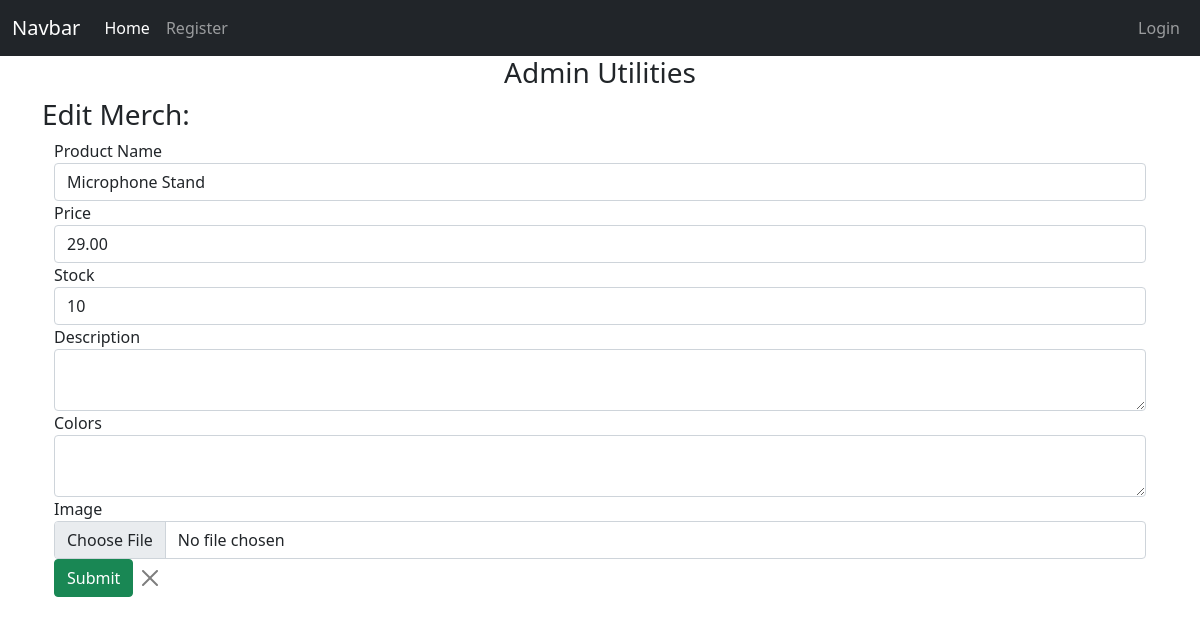
The app's page /updateproduct/3 with its own data.
### app/models.py (models this page shows, shortened)
class Product(db.Model):
    id = db.Column(db.Integer, primary_key=True)
    name = db.Column(db.String(200), nullable=False)
    price = db.Column(db.Numeric(10,2), nullable=False)
    stock = db.Column(db.Integer, nullable=False)
    colors = db.Column(db.Text, nullable=False)
    description = db.Column(db.Text, nullable=False)
    date_created = db.Column(db.DateTime, nullable=False, default=datetime.utcnow)
    image = db.Column(db.String(150), nullable=False, default='image.jpg')

### app/routes.py (the view, shortened to what this page needs)
@app.route('/updateproduct/<int:product_id>', methods=['GET', 'POST'])
def updateproduct(product_id):
    product = Product.query.get_or_404(product_id)
    form = AddProduct()
    return render_template('updateproduct.html', product=product, form=form)

### app/forms.py
class AddProduct(FlaskForm):
    name = StringField('Product Name', validators=[DataRequired()])
    price = IntegerField('Price', validators=[DataRequired()])
    stock = IntegerField('Stock', validators=[DataRequired()])
    description = TextAreaField('Description', validators=[DataRequired()])
    colors = TextAreaField('Colors', validators=[DataRequired()])
    image = FileField('Image', validators=[FileRequired(), FileAllowed(['jpg','png', 'gif', 'jpeg'])])
    submit = SubmitField()

### app/templates/updateproduct.html (shortened to what this page needs)
{% extends 'base.html' %}
{% block content %}
<h3 class='text-center'>Admin Utilities</h3>
<h3>Edit Merch:</h3>
<div class="container">
    <form action="" autocomplete="off" method="post" enctype="multipart/form-data">
        <div class="form-group">
            <fieldset>
                {{ form.name.label }}
                {{ form.name(class='form-control', value=product.name) }}
            </fieldset>
            <fieldset>
                {{ form.price.label }}
                {{ form.price(class='form-control', value=product.price) }}
            </fieldset>
            <fieldset>
                {{ form.stock.label }}
                {{ form.stock(class='form-control', value=product.stock) }}
            </fieldset>
            <fieldset>
                {{ form.description.label }}
                {{ form.description(class='form-control', value=product.description) }}
            </fieldset>
            <fieldset>
                {{ form.colors.label }}
                {{ form.colors(class='form-control', value=product.colors) }}
            </fieldset>
            <fieldset>
                {{ form.image.label }}
                {{ form.image(class='form-control', placeholder='Image') }}
            </fieldset>
        </div>
        {{ form.submit(class='btn btn-success') }}
        <a href="{{url_for('admin')}}" class='btn btn-close'></a>
    </form>
</div>
{% endblock content %}

### records on screen
Product: name "Microphone Stand", price "29.00", stock "10"
